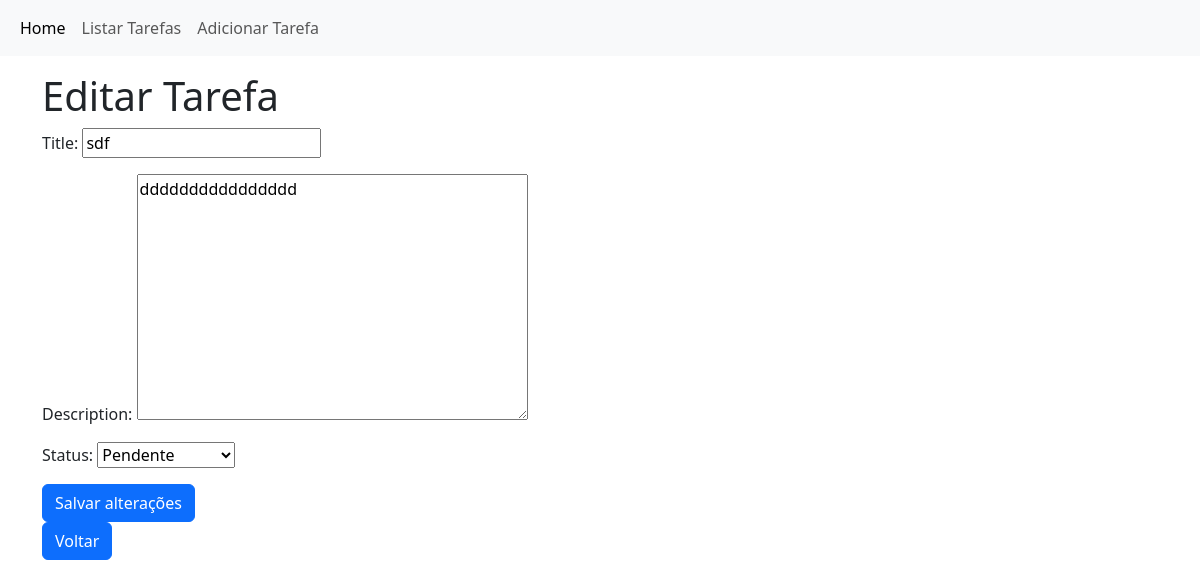
The page /tasks/9/edit/ on the database its author committed.
### tasks/models.py (models this page shows, shortened)
class Task(models.Model):
    STATUS_CHOICES = [
        ('P', 'Pendente'),
        ('A', 'Em andamento'),
        ('C', 'Concluido'),
    ]
    title = models.CharField(max_length=255)
    description = models.TextField()
    status = models.CharField(max_length=1, choices=STATUS_CHOICES, default='P')
    created_at = models.DateTimeField(auto_now_add = True)
    due_date = models.DateField()

### tasks/views.py (the view, shortened to what this page needs)
# urls.py: path('tasks/<int:pk>/edit/', TaskUpdateView.as_view(), name = 'task-edit'),
class TaskUpdateView(UpdateView):
    model = Task
    form_class = TaskForm
    template_name = "tasks/task_edit.html"
    success_url = reverse_lazy('task-list')

### tasks/forms.py
class TaskForm(forms.ModelForm):
    class Meta:
        model = Task
        fields = ['title', 'description', 'status']

### tasks/templates/tasks/task_edit.html (shortened to what this page needs)
{% extends "base.html" %}
{% block content %}
    <h1>Editar Tarefa</h1>
    <form action="" method="post" class="form">
        {{form.as_p}}
        <button type="submit" class="btn btn-primary">Salvar alterações</button>
    </form>
    <a href="{% url "task-list" %}" class="btn btn-primary">Voltar</a>
{% endblock content %}

### rows shown on the page
Task: title "sdf", description "dddddddddddddddd", status "Pendente"
